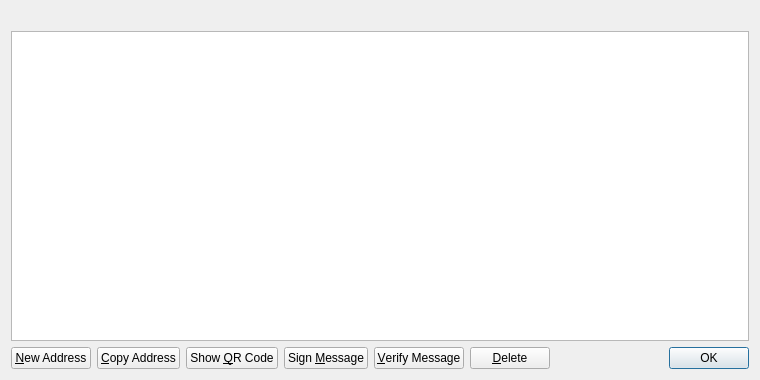
<?xml version="1.0" encoding="UTF-8"?>
<ui version="4.0">
 <class>AddressBookPage</class>
 <widget class="QWidget" name="AddressBookPage">
  <property name="geometry">
   <rect>
    <x>0</x>
    <y>0</y>
    <width>760</width>
    <height>380</height>
   </rect>
  </property>
  <property name="windowTitle">
   <string>Address Book</string>
  </property>
  <layout class="QVBoxLayout" name="verticalLayout">
   <item>
    <widget class="QLabel" name="labelExplanation">
     <property name="text">
      <string/>
     </property>
     <property name="textFormat">
      <enum>Qt::PlainText</enum>
     </property>
     <property name="wordWrap">
      <bool>true</bool>
     </property>
     <property name="visible">
      <bool>false</bool>
     </property>
    </widget>
   </item>
   <item>
    <widget class="QTableView" name="tableView">
     <property name="contextMenuPolicy">
      <enum>Qt::CustomContextMenu</enum>
     </property>
     <property name="toolTip">
      <string>Double-click to edit address or label</string>
     </property>
     <property name="tabKeyNavigation">
      <bool>false</bool>
     </property>
     <property name="alternatingRowColors">
      <bool>true</bool>
     </property>
     <property name="selectionMode">
      <enum>QAbstractItemView::SingleSelection</enum>
     </property>
     <property name="selectionBehavior">
      <enum>QAbstractItemView::SelectRows</enum>
     </property>
     <property name="sortingEnabled">
      <bool>true</bool>
     </property>
     <attribute name="verticalHeaderVisible">
      <bool>false</bool>
     </attribute>
    </widget>
   </item>
   <item>
    <layout class="QHBoxLayout" name="horizontalLayout">
     <item>
      <widget class="QPushButton" name="newAddressButton">
       <property name="toolTip">
        <string>Create a new address</string>
       </property>
       <property name="text">
        <string>&amp;New Address</string>
       </property>
       <property name="icon">
        <iconset resource="../curecoin.qrc">
         <normaloff>:/icons/add</normaloff>:/icons/add</iconset>
       </property>
      </widget>
     </item>
     <item>
      <widget class="QPushButton" name="copyToClipboard">
       <property name="toolTip">
        <string>Copy the currently selected address to the system clipboard</string>
       </property>
       <property name="text">
        <string>&amp;Copy Address</string>
       </property>
       <property name="icon">
        <iconset resource="../curecoin.qrc">
         <normaloff>:/icons/editcopy</normaloff>:/icons/editcopy</iconset>
       </property>
      </widget>
     </item>
     <item>
      <widget class="QPushButton" name="showQRCode">
       <property name="text">
        <string>Show &amp;QR Code</string>
       </property>
       <property name="icon">
        <iconset resource="../curecoin.qrc">
         <normaloff>:/icons/qrcode</normaloff>:/icons/qrcode</iconset>
       </property>
      </widget>
     </item>
     <item>
      <widget class="QPushButton" name="signMessage">
       <property name="toolTip">
        <string>Sign a message to prove you own a curecoin address</string>
       </property>
       <property name="text">
        <string>Sign &amp;Message</string>
       </property>
       <property name="icon">
        <iconset resource="../curecoin.qrc">
         <normaloff>:/icons/edit</normaloff>:/icons/edit</iconset>
       </property>
      </widget>
     </item>
     <item>
      <widget class="QPushButton" name="verifyMessage">
       <property name="toolTip">
        <string>Verify a message to ensure it was signed with a specified curecoin address</string>
       </property>
       <property name="text">
        <string>&amp;Verify Message</string>
       </property>
       <property name="icon">
        <iconset resource="../curecoin.qrc">
         <normaloff>:/icons/transaction_0</normaloff>:/icons/transaction_0</iconset>
       </property>
      </widget>
     </item>
     <item>
      <widget class="QPushButton" name="deleteButton">
       <property name="toolTip">
        <string>Delete the currently selected address from the list</string>
       </property>
       <property name="text">
        <string>&amp;Delete</string>
       </property>
       <property name="icon">
        <iconset resource="../curecoin.qrc">
         <normaloff>:/icons/remove</normaloff>:/icons/remove</iconset>
       </property>
      </widget>
     </item>
     <item>
      <spacer name="horizontalSpacer">
       <property name="orientation">
        <enum>Qt::Horizontal</enum>
       </property>
       <property name="sizeHint" stdset="0">
        <size>
         <width>40</width>
         <height>20</height>
        </size>
       </property>
      </spacer>
     </item>
     <item>
      <widget class="QDialogButtonBox" name="buttonBox">
       <property name="sizePolicy">
        <sizepolicy hsizetype="Maximum" vsizetype="Fixed">
         <horstretch>0</horstretch>
         <verstretch>0</verstretch>
        </sizepolicy>
       </property>
       <property name="standardButtons">
        <set>QDialogButtonBox::Ok</set>
       </property>
      </widget>
     </item>
    </layout>
   </item>
  </layout>
 </widget>
 <resources>
  <include location="../curecoin.qrc"/>
 </resources>
 <connections/>
</ui>
